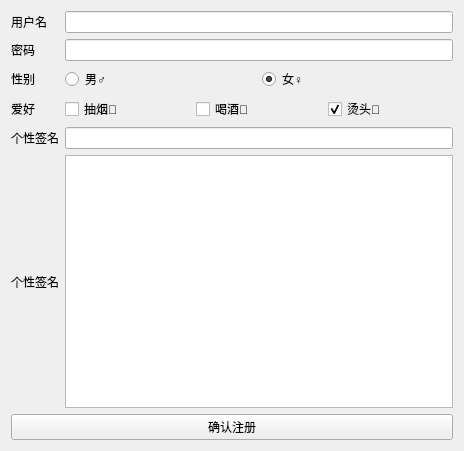
<?xml version="1.0" encoding="UTF-8"?>
<ui version="4.0">
 <class>RegisterWidget</class>
 <widget class="QWidget" name="RegisterWidget">
  <property name="geometry">
   <rect>
    <x>0</x>
    <y>0</y>
    <width>464</width>
    <height>451</height>
   </rect>
  </property>
  <property name="maximumSize">
   <size>
    <width>480</width>
    <height>640</height>
   </size>
  </property>
  <property name="windowTitle">
   <string>红娘网注册</string>
  </property>
  <layout class="QVBoxLayout" name="verticalLayout">
   <item>
    <layout class="QGridLayout" name="gridLayout">
     <item row="0" column="0">
      <widget class="QLabel" name="label">
       <property name="text">
        <string>用户名</string>
       </property>
      </widget>
     </item>
     <item row="0" column="1">
      <widget class="QLineEdit" name="lineEdit"/>
     </item>
     <item row="1" column="0">
      <widget class="QLabel" name="label_2">
       <property name="text">
        <string>密码</string>
       </property>
      </widget>
     </item>
     <item row="1" column="1">
      <widget class="QLineEdit" name="lineEdit_2"/>
     </item>
     <item row="2" column="0">
      <widget class="QLabel" name="label_4">
       <property name="text">
        <string>性别</string>
       </property>
      </widget>
     </item>
     <item row="2" column="1">
      <layout class="QHBoxLayout" name="horizontalLayout">
       <item>
        <widget class="QRadioButton" name="radioButton">
         <property name="text">
          <string>男♂</string>
         </property>
        </widget>
       </item>
       <item>
        <widget class="QRadioButton" name="radioButton_2">
         <property name="text">
          <string>女♀</string>
         </property>
         <property name="checked">
          <bool>true</bool>
         </property>
        </widget>
       </item>
      </layout>
     </item>
     <item row="3" column="0">
      <widget class="QLabel" name="label_5">
       <property name="text">
        <string>爱好</string>
       </property>
      </widget>
     </item>
     <item row="3" column="1">
      <layout class="QHBoxLayout" name="horizontalLayout_2">
       <item>
        <widget class="QCheckBox" name="checkBox">
         <property name="text">
          <string>抽烟🚬</string>
         </property>
        </widget>
       </item>
       <item>
        <widget class="QCheckBox" name="checkBox_2">
         <property name="text">
          <string>喝酒🍺</string>
         </property>
        </widget>
       </item>
       <item>
        <widget class="QCheckBox" name="checkBox_3">
         <property name="text">
          <string>烫头🦱</string>
         </property>
         <property name="checked">
          <bool>true</bool>
         </property>
        </widget>
       </item>
      </layout>
     </item>
     <item row="4" column="0">
      <widget class="QLabel" name="label_3">
       <property name="text">
        <string>个性签名</string>
       </property>
      </widget>
     </item>
     <item row="4" column="1">
      <widget class="QLineEdit" name="lineEdit_3"/>
     </item>
     <item row="5" column="0">
      <widget class="QLabel" name="label_6">
       <property name="text">
        <string>个性签名</string>
       </property>
      </widget>
     </item>
     <item row="5" column="1">
      <widget class="QPlainTextEdit" name="plainTextEdit"/>
     </item>
     <item row="6" column="0" colspan="2">
      <widget class="QPushButton" name="pushButton">
       <property name="text">
        <string>确认注册</string>
       </property>
      </widget>
     </item>
    </layout>
   </item>
  </layout>
 </widget>
 <resources/>
 <connections/>
</ui>
